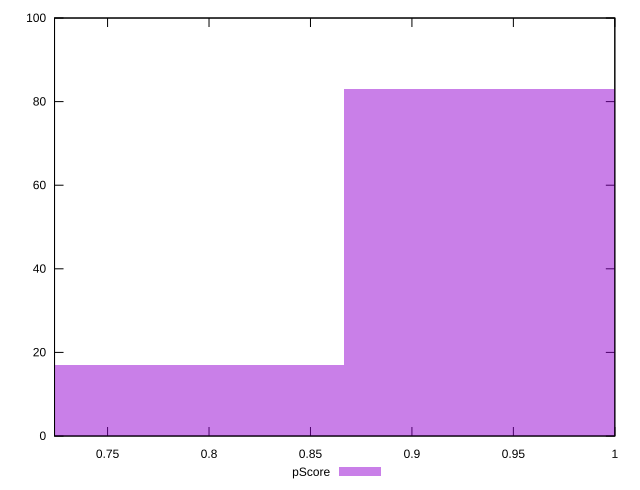

Generate this figure with gnuplot:
reset

$pScore <<EOF
0.7878098004847931 17
0.9453717605817517 83
EOF

set key outside below
set boxwidth 0.1575619600969586
set xrange [0.723860555489858:1]
set yrange [0:100]
set trange [0:100]
set style fill transparent solid 0.5 noborder
set terminal svg size 640, 490 enhanced background rgb 'white'
set output "report_00019_2021-02-10T18-14-37.922Z//uses-rel-preconnect/samples/pages+cached+noadtech/pScore/histogram.svg"

plot $pScore title "pScore" with boxes

reset
